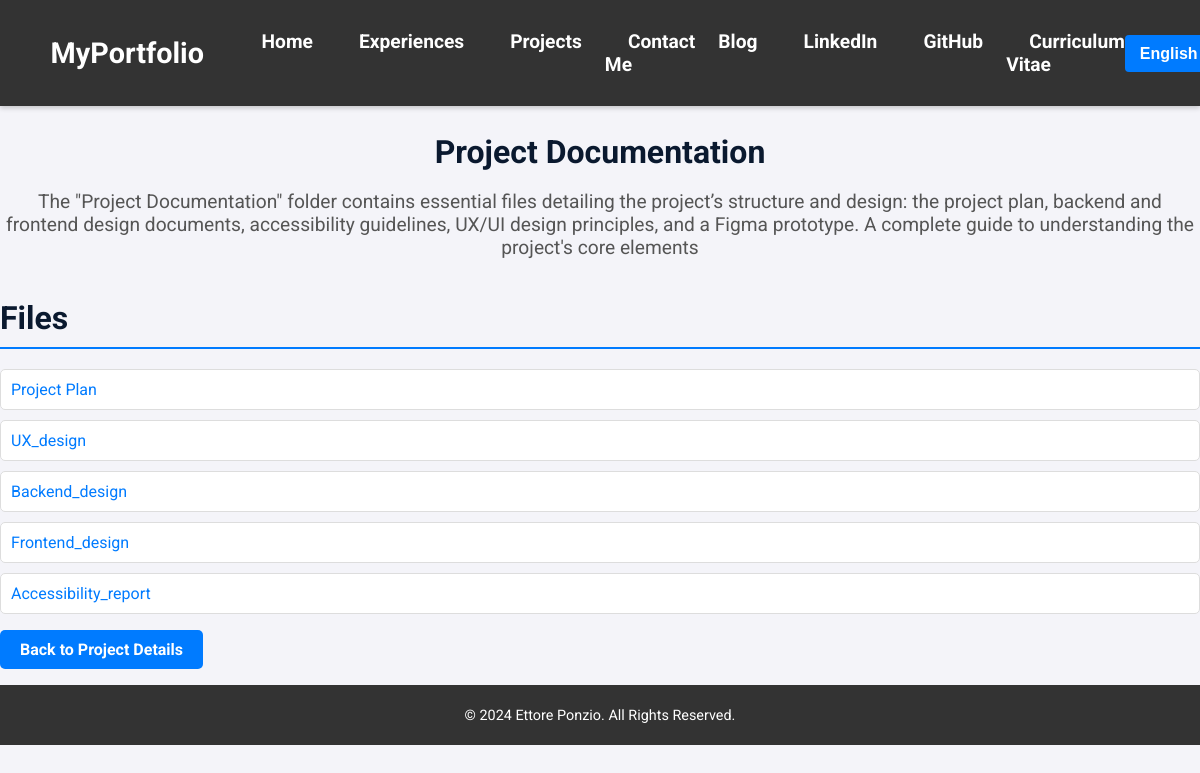
The page /en/folders/4/ on the database as committed earlier.
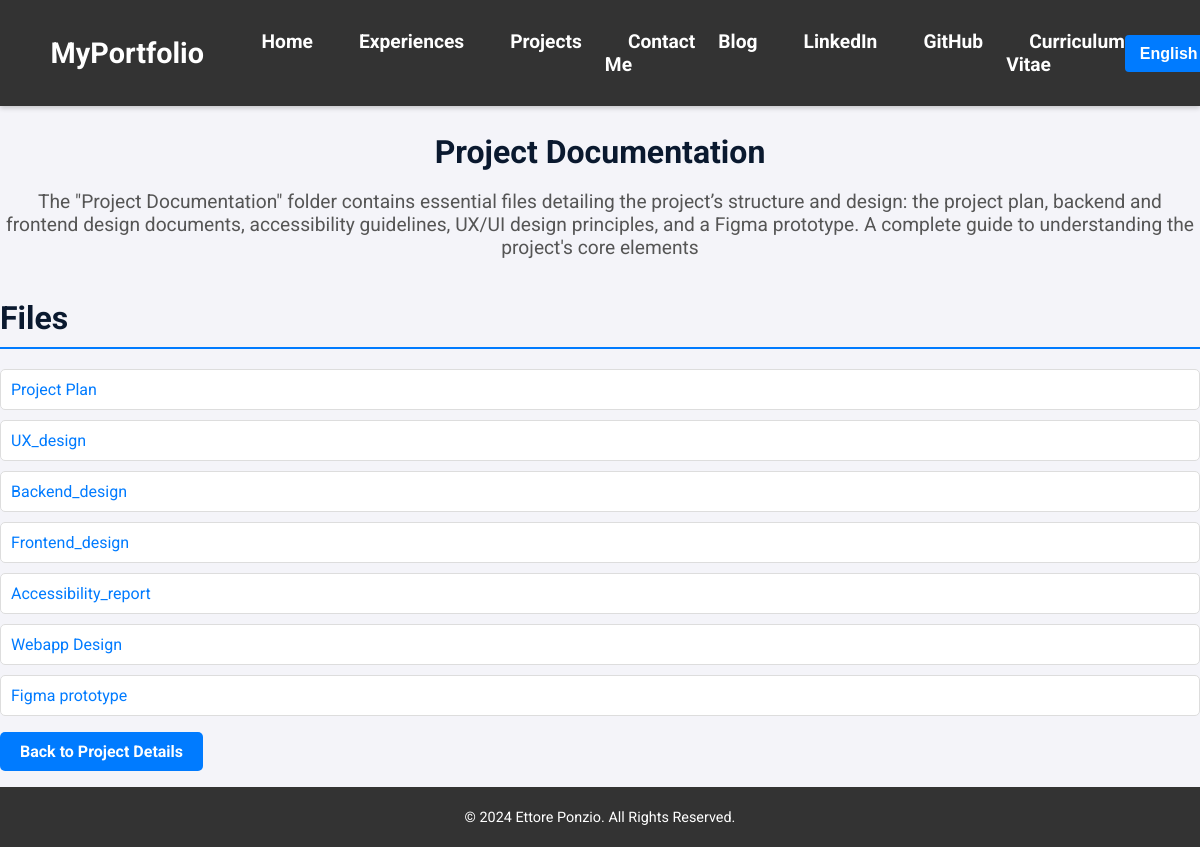
The same page on the database as committed later.
### portfolio/models.py (models this page shows, shortened)
class Folder(models.Model):
    project = models.ForeignKey(
        'Project',
        related_name='folders',
        on_delete=models.CASCADE,
        help_text=_("The project to which this folder belongs."),
        verbose_name=_("Project")
    )
    name_en = models.CharField(
        max_length=100,
        help_text=_("Name of the folder in English, e.g., 'Documentation'."),
        verbose_name=_("Name (EN)")
    )
    name_it = models.CharField(
        max_length=100,
        help_text=_("Name of the folder in Italian, e.g., 'Documentazione'."),
        verbose_name=_("Name (IT)")
    )
    description_en = models.TextField(
        help_text=_("Detailed description of the folder in English."),
        verbose_name=_("Description (EN)"),
        blank=True,
        null=True
    )
    description_it = models.TextField(
        help_text=_("Detailed description of the folder in Italian."),
        verbose_name=_("Description (IT)"),
        blank=True,
        null=True
    )
    class Meta:
        verbose_name = _("Folder")
        verbose_name_plural = _("Folders")

class File(models.Model):
    folder = models.ForeignKey(
        Folder,
        related_name='files',
        on_delete=models.CASCADE,
        help_text=_("The folder to which this file belongs."),
        verbose_name=_("Folder")
    )
    name_en = models.CharField(
        max_length=100,
        help_text=_("Name of the file in English, e.g., 'Project_Plan.pdf'."),
        verbose_name=_("Name (EN)")
    )
    name_it = models.CharField(
        max_length=100,
        help_text=_("Name of the file in Italian, e.g., 'Piano_Progetto.pdf'."),
        verbose_name=_("Name (IT)")
    )
    file_url = models.URLField(
        max_length=500,
        help_text=_("URL to the file hosted on Cloud."),
        verbose_name=_("file Link")
    )
    is_private = models.BooleanField(
        default=False,
        help_text=_("Flag to indicate if the file is private."),
        verbose_name=_("Is Private")
    )
    class Meta:
        verbose_name = _("File")
        verbose_name_plural = _("Files")

### portfolio/views.py (the view)
# urls.py: path('folders/<int:pk>/', views.FolderDetailView.as_view(), name='folder_detail'),
class FolderDetailView(DetailView):
    model = Folder
    template_name = 'portfolio/folder_detail.html'
    context_object_name = 'folder'
    def get_context_data(self, **kwargs):
        context = super().get_context_data(**kwargs)
        user_language = get_language()
        folder = context['folder']
        folder.display_name = (
            folder.name_it if user_language == 'it' else folder.name_en
        )
        folder.display_description = (
            folder.description_it if user_language == 'it' else folder.description_en
        )
        files = self.object.files.all()
        for file in files:
            file.display_name = file.name_it if user_language == 'it' else file.name_en
            file.display_url = file.file_url
        context['files'] = files
        context['folder'] = folder
        return context

### portfolio/templates/portfolio/folder_detail.html (shortened to what this page needs)
{% extends 'portfolio/base.html' %}
{% load static %}
{% load i18n %}
{% block styles %}
    <link rel="stylesheet" href="{% static 'portfolio/css/folder_detail.css' %}">
{% endblock %}
{% block content %}
<article class="folder-detail-page">
    <header>
        <h1 class="folder-title">{{ folder.display_name }}</h1>
        {% if folder.display_description %}
            <p class="folder-description">{{ folder.display_description }}</p>
        {% endif %}
    </header>
    <section class="files-section" aria-labelledby="files-heading">
        <h2 id="files-heading" class="section-heading">{% trans "Files" %}</h2>
        {% if files %}
            <ul class="files-list">
                {% for file in files %}
                    <li class="file-item">
                        <a href="{{ file.display_url }}" target="_blank" rel="noopener noreferrer">{{ file.display_name }}</a>
                    </li>
                {% endfor %}
            </ul>
        {% else %}
            <p>{% trans "No files available in this folder." %}</p>
        {% endif %}
    </section>
    <p><a href="{% url 'portfolio:project_detail' folder.project.id %}" class="btn-detail">{% trans "Back to Project Details" %}</a></p>
</article>
{% endblock %}

### portfolio/templates/portfolio/base.html (shortened to what this page needs)
{% load static %}
{% load i18n %}
<!DOCTYPE html>
<html lang="en">
<head>
    <link rel="stylesheet" href="{% static 'portfolio/css/navigation.css' %}">
    <link rel="stylesheet" href="{% static 'portfolio/css/footer.css' %}">
    {% block styles %}{% endblock %}
</head>
<body>
    <header>
        <nav aria-label="{% trans 'Main Navigation' %}">
            <div class="nav-container">
                <a href="{% url 'portfolio:home' %}" class="logo">MyPortfolio</a>
                <ul class="nav-links">
                    <li><a href="{% url 'portfolio:home' %}">{% trans "Home" %}</a></li>
                    <li><a href="{% url 'portfolio:education' %}">{% trans "Experiences" %}</a></li>
                    <li><a href="{% url 'portfolio:projects' %}">{% trans "Projects" %}</a></li>
                    <li><a href="{% url 'portfolio:contact' %}">{% trans "Contact Me" %}</a></li>
                    <li><a href="{% url 'portfolio:blog_list' %}">{% trans "Blog" %}</a></li>
                    <li><a href="{% url 'portfolio:linkedin' %}" target="_blank">{% trans "LinkedIn" %}</a></li>
                    <li><a href="{% url 'portfolio:github' %}" target="_blank">{% trans "GitHub" %}</a></li>
                    <li><a href="{% url 'portfolio:open_cv' %}">{% trans "Curriculum Vitae" %}</a></li>
                </ul>
                <form action="{% url 'set_language' %}" method="post" id="language-form" class="language-form">
                    <select name="language" onchange="this.form.submit()" id="language-select" class="language-switcher">
                        {% for lang_code, lang_name in LANGUAGES %}
                            <option value="{{ lang_code }}" {% if lang_code == LANGUAGE_CODE %}selected{% endif %}>
                                {{ lang_name }}
                            </option>
                        {% endfor %}
                    </select>
                </form>
            </div>
        </nav>
    </header>
    <main class="container" role="main">
        {% block content %}{% endblock %}
    </main>
    <footer>
        <p>&copy; {% trans "2024 Ettore Ponzio. All Rights Reserved." %}</p>
    </footer>
</body>
</html>

### portfolio/static/portfolio/css/navigation.css (style rules this page uses)
.nav-container { display: flex; justify-content: space-between; align-items: center; padding: 1em; background-color: #333; color: #fff; position: sticky; top: 0; z-index: 1000; box-shadow: 0 2px 5px rgba(0, 0, 0, 0.2); }
nav .logo { font-size: 1.8rem; font-weight: bold; color: #fff; text-decoration: none; }
nav ul { display: flex; list-style: none; gap: 2 em; margin: 0; padding: 0; }
nav a { text-decoration: none; color: #fff; font-weight: bold; font-size: 1.2rem; padding: 0.7em 1.2em; transition: background-color 0.3s, color 0.3s; border-radius: 6px; }
.language-form { margin-left: auto; order: 3; }
.language-switcher { background-color: #007bff; color: #fff; font-size: 16px; padding: 10px 15px; border: none; font-weight: bold; border-radius: 4px; cursor: pointer; appearance: none; -webkit-appearance: none; transition: background-color 0.3s ease; }
nav .language-switcher option { color: #000; }

### portfolio/static/portfolio/css/footer.css (style rules this page uses)
footer { background-color: #333; color: #fff; text-align: center; padding: 1em; font-size: 0.9em; }
footer p { margin: 0.5em 0; }

### portfolio/static/portfolio/css/folder_detail.css (style rules this page uses)
:root { --primary-color: #007bff; --primary-color-dark: #0056b3; --secondary-color: #0A192F; --background-color: #f4f4f9; --text-color: #0A192F; --light-text-color: #555; --border-color: #ddd; --white-color: #ffffff; --box-shadow: 0 4px 6px rgba(0, 0, 0, 0.1); }
body { font-family: 'Roboto', sans-serif; color: var(--text-color); background-color: var(--background-color); margin: 0; padding: 0; }
.folder-title { text-align: center; font-size: 2rem; font-weight: bold; margin-bottom: 10px; color: var(--secondary-color); }
.folder-description { text-align: center; font-size: 1.2rem; margin-bottom: 30px; color: var(--light-text-color); }
.section-heading { font-size: 2rem; margin-top: 40px; margin-bottom: 20px; color: var(--secondary-color); border-bottom: 2px solid var(--primary-color); padding-bottom: 10px; }
.files-section { margin-top: 20px; }
.files-list { list-style: none; padding: 0; margin: 0; }
.file-item { margin-bottom: 10px; padding: 10px; border: 1px solid var(--border-color); border-radius: 5px; background-color: var(--white-color); }
.file-item a { color: var(--primary-color); text-decoration: none; font-size: 1rem; }
.btn-detail { display: inline-block; padding: 10px 20px; background-color: var(--primary-color); color: var(--white-color); border: none; border-radius: 5px; text-decoration: none; font-weight: bold; text-align: center; transition: background-color 0.3s ease; cursor: pointer; }

Rows that differ between the two databases and show on the page:
added File: display_name "Webapp Design"
added File: display_name "Figma prototype"
